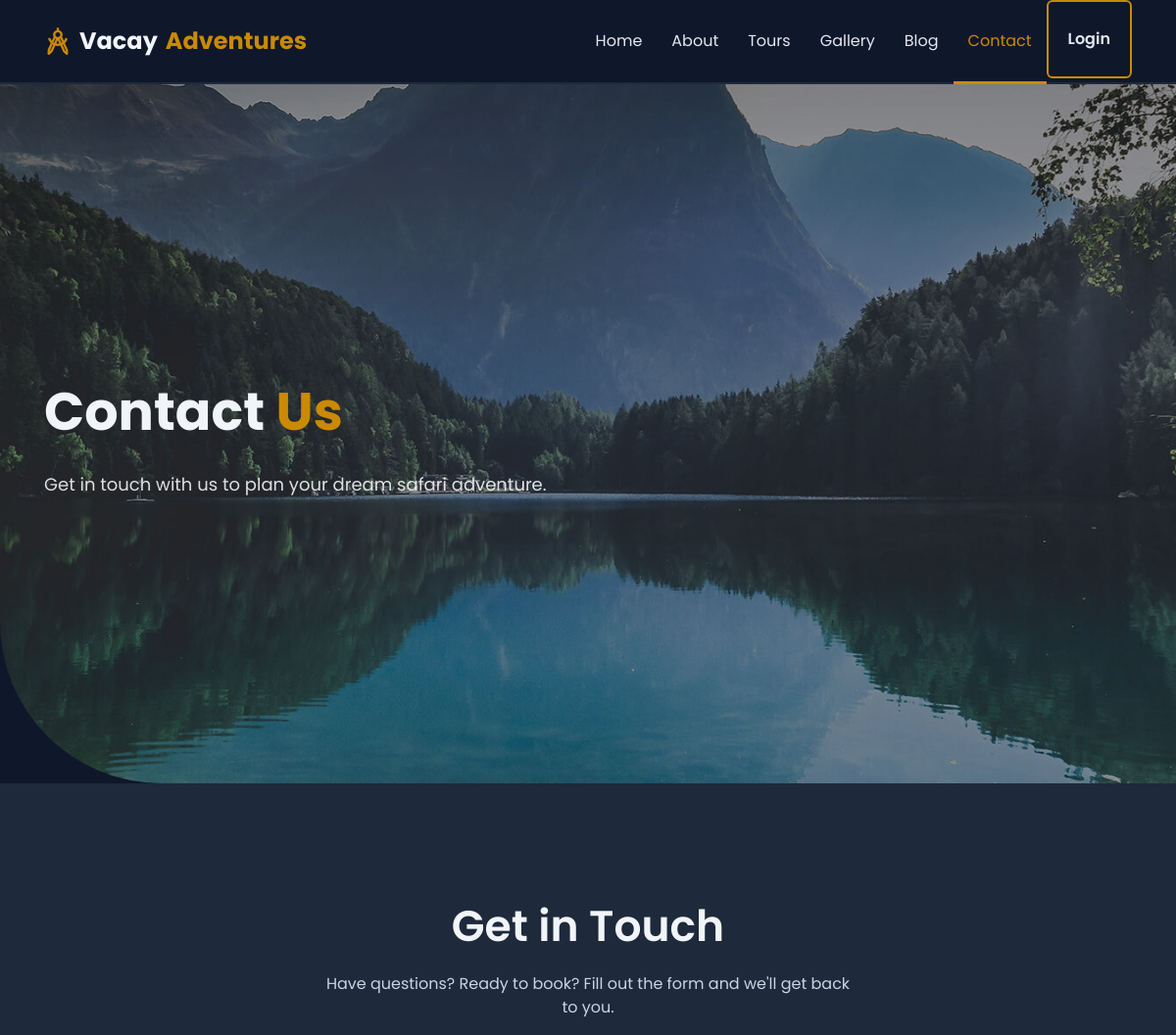
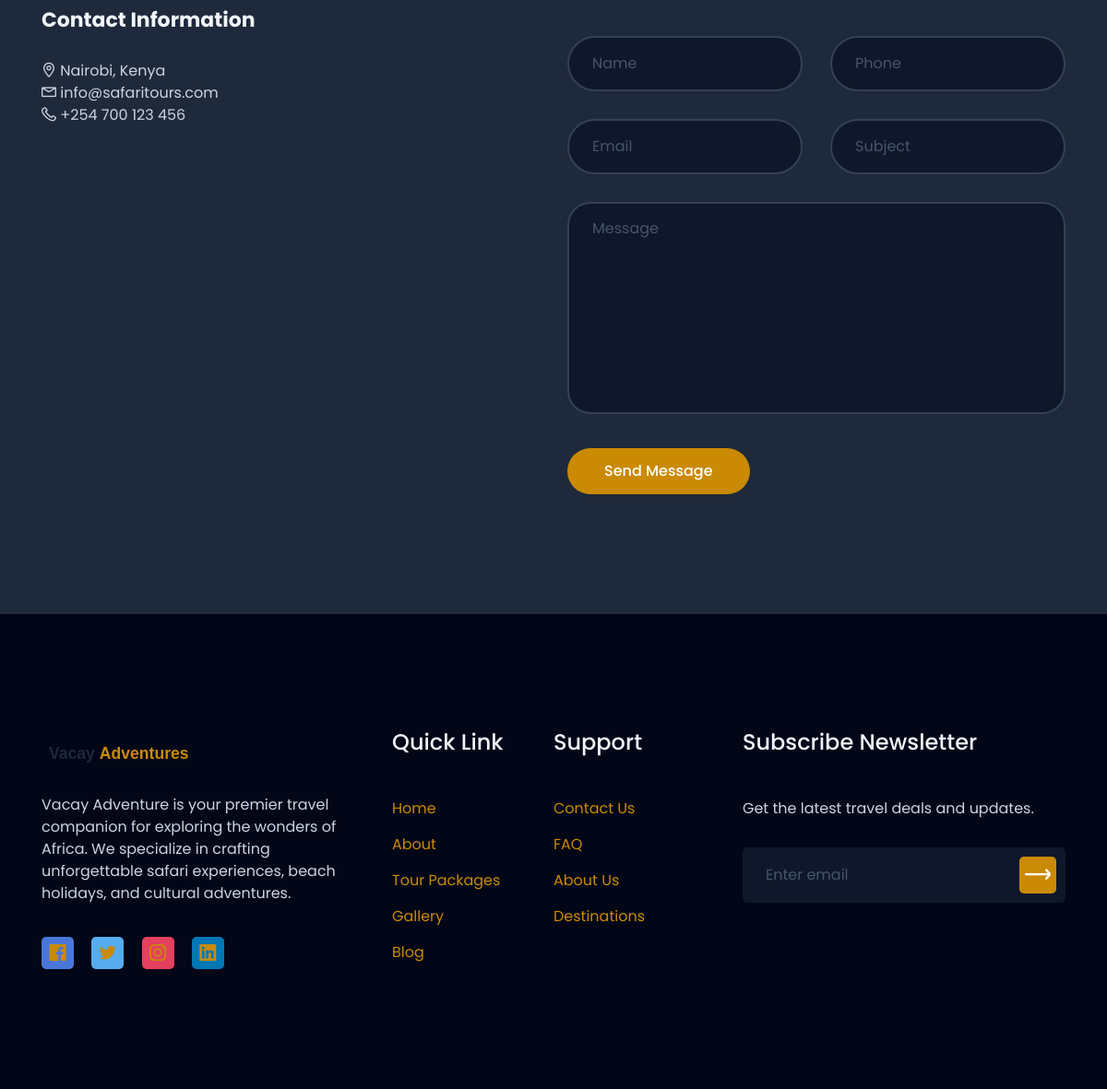
Page /contact/ on the committed database (2 pictures, top to bottom).
### core/models.py (models this page shows, shortened)
class SiteSetting(models.Model):
    site_name = models.CharField(max_length=200, default='Vacay Adventure')
    tagline = models.CharField(max_length=500, blank=True)
    logo = models.ImageField(upload_to='settings/', blank=True, null=True)
    favicon = models.ImageField(upload_to='settings/', blank=True, null=True)
    email = models.EmailField(blank=True)
    phone = models.CharField(max_length=20, blank=True)
    address = models.CharField(max_length=500, blank=True)
    facebook = models.URLField(blank=True)
    twitter = models.URLField(blank=True)
    instagram = models.URLField(blank=True)
    linkedin = models.URLField(blank=True)
    youtube = models.URLField(blank=True)
    about_short = models.TextField(blank=True)
    about_image = models.ImageField(upload_to='settings/', blank=True, null=True)
    trips_done = models.IntegerField(default=0)
    corporate_clients = models.IntegerField(default=0)
    visited_countries = models.IntegerField(default=0)
    team_members = models.IntegerField(default=0)
    hero_video_url = models.URLField(blank=True, help_text='Direct MP4 URL for the hero background video. Leave blank for default safari video.')
    created_at = models.DateTimeField(auto_now_add=True)
    updated_at = models.DateTimeField(auto_now=True)
    class Meta:
        verbose_name = 'Site Setting'
        verbose_name_plural = 'Site Settings'

### core/views.py (the view, shortened to what this page needs)
# urls.py: path('contact/', views.contact_view, name='contact'),
def contact_view(request):
    return render(request, 'core/contact.html')

### core/context_processors.py (called while the page is built)
def site_settings(request):
    try:
        settings = SiteSetting.objects.first()
    except:
        settings = None
    return {'site_settings': settings}

### templates/core/contact.html (shortened to what this page needs)
{% extends 'base.html' %}
{% load static %}
{% block hero %}
<section class="header_area">
    <div id="home" class="header_slider">
        <div class="single_slider bg_cover d-flex align-items-center" style="background-image: url({% static 'images/hero-area.jpg' %})">
            <div class="container">
                <div class="row">
                    <div class="col-lg-6 col-md-8">
                        <div class="slider_content">
                            <h2 class="slider_title wow fadeInLeftBig" data-wow-duration="1.3s" data-wow-delay="0.2s">Contact <span>Us</span></h2>
                            <p class="wow fadeInLeftBig" data-wow-duration="1.3s" data-wow-delay="0.5s">Get in touch with us to plan your dream safari adventure.</p>
                        </div>
                    </div>
                </div>
            </div>
        </div>
    </div>
</section>
{% endblock %}
{% block content %}
<section class="contact_area pt-120 pb-130">
    <div class="container">
        <div class="row justify-content-center">
            <div class="col-lg-6">
                <div class="section_title text-center pb-25">
                    <h3 class="title">Get in Touch</h3>
                    <p>Have questions? Ready to book? Fill out the form and we'll get back to you.</p>
                </div>
            </div>
        </div>
        <div class="row">
            <div class="col-lg-6">
                <div class="contact_info">
                    <h4>Contact Information</h4>
                    <ul class="mt-30">
                        {% if site_settings.address %}<li><i class="lni lni-map-marker"></i> {{ site_settings.address }}</li>{% endif %}
                        {% if site_settings.email %}<li><i class="lni lni-envelope"></i> {{ site_settings.email }}</li>{% endif %}
                        {% if site_settings.phone %}<li><i class="lni lni-phone"></i> {{ site_settings.phone }}</li>{% endif %}
                    </ul>
                </div>
            </div>
            <div class="col-lg-6">
                <div class="contact_form">
                    <form action="{% url 'contact' %}" method="POST">
                        <div class="row">
                            <div class="col-lg-6">
                                <div class="single_form">
                                    <input type="text" name="name" required placeholder="Name">
                                </div>
                            </div>
                            <div class="col-lg-6">
                                <div class="single_form">
                                    <input type="text" name="phone" placeholder="Phone">
                                </div>
                            </div>
                            <div class="col-lg-6">
                                <div class="single_form">
                                    <input type="email" name="email" required placeholder="Email">
                                </div>
                            </div>
                            <div class="col-lg-6">
                                <div class="single_form">
                                    <input type="text" name="subject" placeholder="Subject">
                                </div>
                            </div>
                            <div class="col-lg-12">
                                <div class="single_form">
                                    <textarea name="message" required placeholder="Message"></textarea>
                                </div>
                            </div>
                            <div class="col-lg-12">
                                <div class="single_form">
                                    <button type="submit" class="main-btn">Send Message</button>
                                </div>
                            </div>
                        </div>
                    </form>
                </div>
            </div>
        </div>
    </div>
</section>
{% endblock %}

### templates/includes/footer.html (shortened to what this page needs)
{% load static %}
<section id="footer" class="footer_area">
    <div class="footer_widget pt-80 pb-130">
        <div class="container">
            <div class="row">
                <div class="col-lg-4 col-md-6 order-md-1 order-lg-1">
                    <div class="footer_about mt-50">
                        <a href="/">
                            {% if site_settings and site_settings.logo %}
                            <img src="{{ site_settings.logo.url }}" alt="{{ site_settings.site_name }}" height="40">
                            {% else %}
                            <img src="{% static 'images/logo.svg' %}" alt="Vacay Adventure" height="40">
                            {% endif %}
                        </a>
                        <p>{{ site_settings.about_short|default:'Explore the world with confidence. Vacay Adventure offers unforgettable travel experiences across Africa.' }}</p>
                        <ul class="social">
                            {% if site_settings.facebook %}<li><a class="social_1" href="{{ site_settings.facebook }}"><i class="lni lni-facebook-original"></i></a></li>{% endif %}
                            {% if site_settings.twitter %}<li><a class="social_2" href="{{ site_settings.twitter }}"><i class="lni lni-twitter-original"></i></a></li>{% endif %}
                            {% if site_settings.instagram %}<li><a class="social_3" href="{{ site_settings.instagram }}"><i class="lni lni-instagram-original"></i></a></li>{% endif %}
                            {% if site_settings.linkedin %}<li><a class="social_4" href="{{ site_settings.linkedin }}"><i class="lni lni-linkedin-original"></i></a></li>{% endif %}
                        </ul>
                    </div>
                </div>
                <div class="col-lg-4 col-md-12 order-md-3 order-lg-2">
                    <div class="footer_link_wrapper d-flex flex-wrap">
                        <div class="footer_link mt-45">
                            <h4 class="footer_title">Quick Link</h4>
                            <ul class="link">
                                <li><a href="/">Home</a></li>
                                <li><a href="/about/">About</a></li>
                                <li><a href="/tours/">Tour Packages</a></li>
                                <li><a href="/gallery/">Gallery</a></li>
                                <li><a href="/blog/">Blog</a></li>
                            </ul>
                        </div>
                        <div class="footer_link mt-45">
                            <h4 class="footer_title">Support</h4>
                            <ul class="link">
                                <li><a href="/contact/">Contact Us</a></li>
                                <li><a href="/faq/">FAQ</a></li>
                                <li><a href="/about/">About Us</a></li>
                                <li><a href="/destinations/">Destinations</a></li>
                            </ul>
                        </div>
                    </div>
                </div>
                <div class="col-lg-4 col-md-6 order-md-2 order-lg-3">
                    <div class="footer_subscribe mt-45">
                        <h4 class="footer_title">Subscribe Newsletter</h4>
                        <p>Get the latest travel deals and updates.</p>
                        <div class="subscribe_form">
                            <form action="{% url 'newsletter_subscribe' %}" method="POST">
                                <input type="email" name="email" placeholder="Enter email" required>
                                <button type="submit"><i class="lni lni-arrow-right"></i></button>
                            </form>
                        </div>
                    </div>
                </div>
            </div>
        </div>
    </div>
</section>

### static/css/default.css (style rules this page uses)
.mt-30 { margin-top: 30px; }
.mt-45 { margin-top: 45px; }
.mt-50 { margin-top: 50px; }
.pt-80 { padding-top: 80px; }
.pt-120 { padding-top: 120px; }
.pb-25 { padding-bottom: 25px; }
.pb-130 { padding-bottom: 130px; }

### static/css/style.css (style rules this page uses)
body { font-family: "Poppins", sans-serif; font-weight: normal; font-style: normal; color: #747E88; }
* { margin: 0; padding: 0; -webkit-box-sizing: border-box; box-sizing: border-box; }
img { max-width: 100%; }
a { color: #ca8a04; }
i, span, a { display: inline-block; }
audio, canvas, iframe, img, svg, video { vertical-align: middle; }
h1, h2, h3, h4, h5, h6 { font-family: "Poppins", sans-serif; font-weight: 700; color: #38424D; margin: 0px; }
h2 { font-size: 36px; }
h3 { font-size: 28px; }
h4 { font-size: 22px; }
ul, ol { margin: 0px; padding: 0px; list-style-type: none; }
p { font-size: 16px; font-weight: 400; line-height: 24px; color: #747E88; margin: 0px; }
.bg_cover { background-position: center center; background-size: cover; background-repeat: no-repeat; width: 100%; height: 100%; }
.main-btn { display: inline-block; font-weight: 500; text-align: center; white-space: nowrap; vertical-align: middle; -webkit-user-select: none; -moz-user-select: none; -ms-user-select: none; user-select: none; border: 0; padding: 0 40px; font-size: 16px; height: 50px; line-height: 50px; border-radius: 5px; color: #fff; cursor: pointer; z-index: 5; -webkit-transition: all 0.4s ease-out 0s; transition: all 0.4s ease-out 0s; background-color: #ca8a04; }
.section_title .title { font-size: 44px; font-weight: 600; }
.section_title p { margin-top: 20px; }
.single_slider { height: 800px; position: relative; overflow: hidden; border-bottom-left-radius: 165px; }
.single_slider::before { position: absolute; content: ''; background-color: rgba(56, 66, 77, 0.24); width: 100%; height: 100%; left: 0; top: 0; }
.slider_content { padding-top: 80px; }
.slider_content .slider_title { font-size: 54px; color: #fff; margin-top: 15px; }
.slider_content p { font-size: 18px; color: #fff; margin-top: 30px; }
.contact_area { background-color: #F9FAFB; }
.single_form { margin-top: 30px; }
.single_form input, .single_form textarea { width: 100%; height: 60px; padding: 0 25px; border: 2px solid #DBDBDB; border-radius: 50px; background-color: #fff; color: #747E88; -webkit-transition: all 0.3s ease-out 0s; transition: all 0.3s ease-out 0s; }
.single_form input::placeholder, .single_form textarea::placeholder { opacity: 1; color: #DBDBDB; }
.single_form textarea { height: 230px; padding-top: 15px; border-radius: 25px; resize: none; }
.single_form .main-btn { border-radius: 50px; }
.footer_area { background-color: #38424D; }
.footer_about p { color: #fff; margin-top: 25px; }
.footer_about .social li { display: inline-block; margin-top: 35px; }
.footer_about .social li + li { margin-left: 15px; }
.footer_about .social li a { width: 35px; height: 35px; line-height: 35px; text-align: center; font-size: 18px; color: #fff; border-radius: 5px; }
.footer_about .social li .social_1 { background-color: #4977D9; }
.footer_about .social li .social_2 { background-color: #55ACEE; }
.footer_about .social li .social_3 { background-color: #E4405F; }
.footer_about .social li .social_4 { background-color: #0077B5; }
.footer_title { font-size: 24px; font-weight: 500; color: #fff; }
.footer_link { width: 50%; }
.footer_link .link { padding-top: 30px; }
.footer_link .link li { margin-top: 15px; }
.footer_link .link li a { font-size: 16px; color: #fff; -webkit-transition: all 0.3s ease-out 0s; transition: all 0.3s ease-out 0s; }
.footer_subscribe p { color: #fff; margin-top: 45px; }
.footer_subscribe .subscribe_form { position: relative; margin-top: 30px; }
.footer_subscribe .subscribe_form input { width: 100%; height: 60px; border-radius: 5px; padding: 0 25px; border: 0; color: #38424D; }
.footer_subscribe .subscribe_form button { height: 40px; width: 40px; border: 0; font-size: 28px; color: #fff; background-color: #ca8a04; border-radius: 5px; position: absolute; right: 10px; top: 10px; }

### rows in the picture
SiteSetting: address "Nairobi, Kenya", email "info@safaritours.com", phone "+254 700 123 456", about_short "Vacay Adventure is your premier travel companion for exploring the wonders of Africa. We specialize in crafting unforgettable safari experiences, beach holidays, and cultural adventures."
